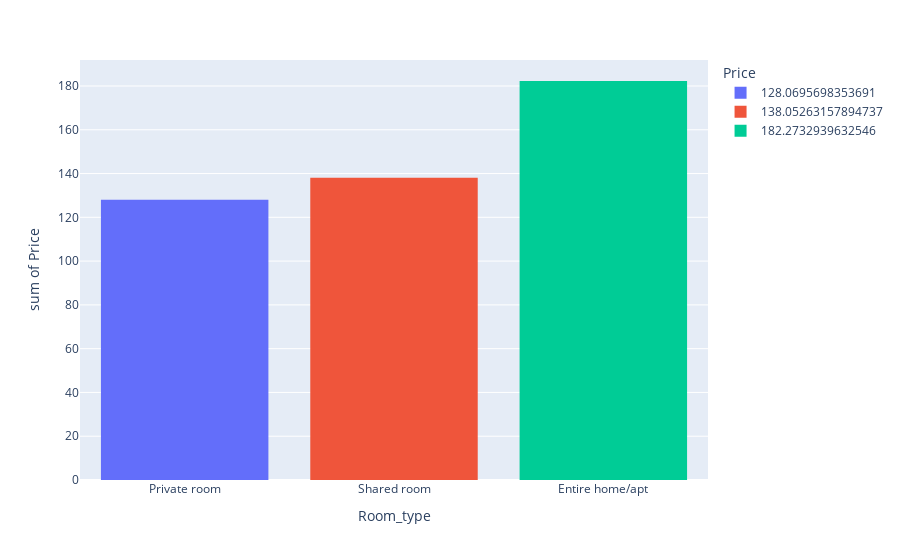

The notebook cell saved with this chart:
### Code cell
# Average Prices for each room type
df2 = df_new.groupby('Room_type',as_index=False)['Price'].mean().sort_values(by='Price')
fig = px.histogram(data_frame=df2,x='Room_type',y='Price',color='Price')
fig.show()

### Figure 1 — Plotly figure (JSON) as saved in the notebook; plotly's stock layout.template omitted (floating-point values rounded to 4 significant figures)
{"data": [{"alignmentgroup": "True", "bingroup": "x", "histfunc": "sum", "hovertemplate": "Price=128.0695698353691<br>Room_type=%{x}<br>sum of Price=%{y}<extra></extra>", "legendgroup": "128.0695698353691", "marker": {"color": "#636efa", "pattern": {"shape": ""}}, "name": "128.0695698353691", "offsetgroup": "128.0695698353691", "orientation": "v", "showlegend": true, "type": "histogram", "x": ["Private room"], "xaxis": "x", "y": [128.1], "yaxis": "y"}, {"alignmentgroup": "True", "bingroup": "x", "histfunc": "sum", "hovertemplate": "Price=138.05263157894737<br>Room_type=%{x}<br>sum of Price=%{y}<extra></extra>", "legendgroup": "138.05263157894737", "marker": {"color": "#EF553B", "pattern": {"shape": ""}}, "name": "138.05263157894737", "offsetgroup": "138.05263157894737", "orientation": "v", "showlegend": true, "type": "histogram", "x": ["Shared room"], "xaxis": "x", "y": [138.1], "yaxis": "y"}, {"alignmentgroup": "True", "bingroup": "x", "histfunc": "sum", "hovertemplate": "Price=182.2732939632546<br>Room_type=%{x}<br>sum of Price=%{y}<extra></extra>", "legendgroup": "182.2732939632546", "marker": {"color": "#00cc96", "pattern": {"shape": ""}}, "name": "182.2732939632546", "offsetgroup": "182.2732939632546", "orientation": "v", "showlegend": true, "type": "histogram", "x": ["Entire home/apt"], "xaxis": "x", "y": [182.3], "yaxis": "y"}], "layout": {"barmode": "relative", "legend": {"title": {"text": "Price"}, "tracegroupgap": 0}, "margin": {"t": 60}, "xaxis": {"anchor": "y", "domain": [0, 1], "title": {"text": "Room_type"}}, "yaxis": {"anchor": "x", "categoryarray": [182.3, 138.1, 128.1], "categoryorder": "array", "domain": [0, 1], "title": {"text": "sum of Price"}}}}
